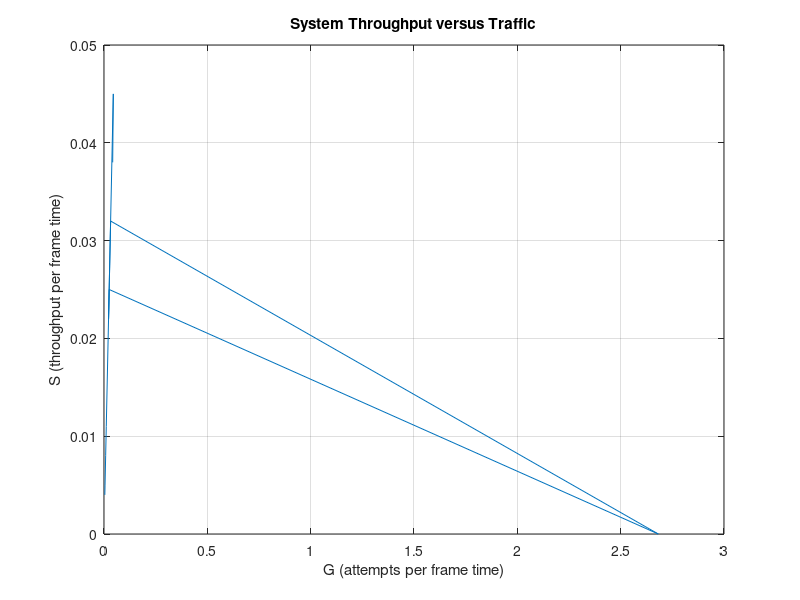
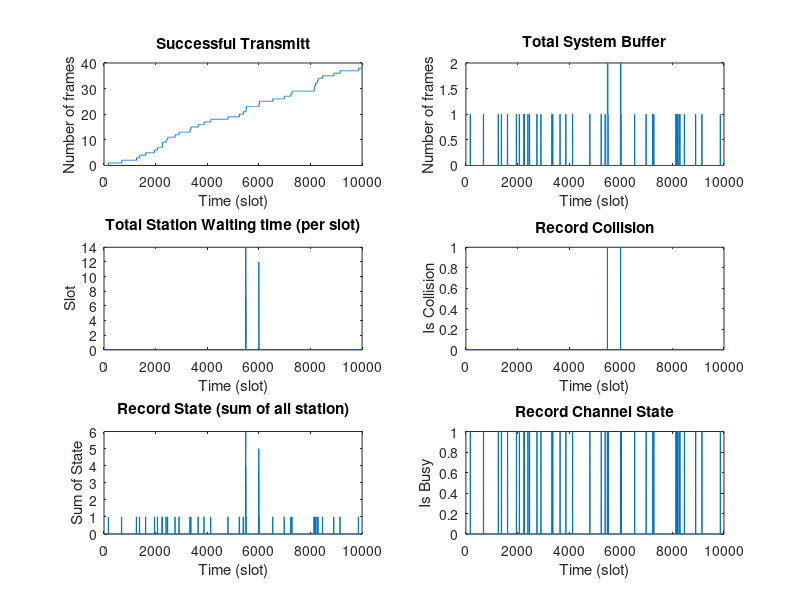

The MATLAB script that drew these images, in order:
clc;clear all;close all;

%% Slotted-Aloha Simulation
% Author: An-Che Teng
% Time: 2015/10/21

% N: Number of stations
% L: Fixed fram size
% TOTAL_SLOT_NUMBER: Total slots we used (Simulation Time)
% Random Backoff: [0, RANDOM_WAITING_TIME-1]
% SAMPLE_POINTS_NUM: Number of sample points of q
% G: Attempts per frame time
% Suc: Throughput per frame time

N=10;
L=10;
TOTAL_SLOT_NUMBER= 10000;
RANDOM_WAITING_TIME = 16;
SAMPLE_POINTS_NUM = 10;
G = zeros(SAMPLE_POINTS_NUM,1);
Suc = zeros(SAMPLE_POINTS_NUM,1);


% You need to try a small value q here and then increase it gradually
q = linspace(0.00003, 0.0004, SAMPLE_POINTS_NUM);
% q = q(length(q));
% Ave_Iteration: Average for experiment
Ave_Iteration = 1;


%% Simulation Main
for iteration = 1:SAMPLE_POINTS_NUM
  for repeat = 1:Ave_Iteration

    % System log
    record_buffer = zeros(N, TOTAL_SLOT_NUMBER);
    record_state = zeros(N, TOTAL_SLOT_NUMBER);
    record_block = zeros(N,TOTAL_SLOT_NUMBER);
    record_wait = zeros(N,TOTAL_SLOT_NUMBER);
    record_suc = zeros(1,TOTAL_SLOT_NUMBER);
    record_channel = zeros(1,TOTAL_SLOT_NUMBER);
    record_collision = zeros(1, TOTAL_SLOT_NUMBER);

    success = 0;
    attempts = 0;
    generated = 0;

    %% System Parameter

    % An array to store for the number of remaining frames in a station j (j=1 to N);
    buffered_number =zeros(N,1);

    % An array to store for the number of remaining slots a sending station j (j=1 to N) has to transmitt until the end of its transmission;
    blocked_time=zeros(N,1);

    % An array to store for the number of remaining slots a sending station j (j=1 to N) has to wait until the wait is over;
    wait_time=zeros(N,1) ;

    % An array to store the state of station j (j=1 to N)  0 : idle (no data), 1: transmission, 2: collision, 3: wait
    state = zeros(N,1);

    %% Time Driven Simulation
    t=0;
    channel_occupied = 0;
    while (t<TOTAL_SLOT_NUMBER)
        t = t + 1;
        % ==========================Logging System State by time==========================
        record_channel(1,t) = channel_occupied;
        % ==========================Logging System State by time==========================

    % new data frame arrival for each station
        for id=1:1:N
          % Bernoulli Arrival for every time slot
          is_arrival = rand;
          if is_arrival < q(iteration)
            buffered_number(id) = buffered_number(id) + 1;
            generated = generated + 1;
          end
          %% Poisson Arrival for every time slot
          % is_arrival = rand;
          % while is_arrival>=exp(-1*q(iteration))
          %   % record the number of data frames in the queue
          %   buffered_number(id) = buffered_number(id) + 1;
          %   generated = generated + 1;
          %   is_arrival = rand*is_arrival;
          % end
        end

    % Below is how you implement the protocol using the state variables "blocked_time", "wait_time" and "state"
        % Renew the station state
        for id=1:1:N
          % transmit a frame based on the protocol and update state variables
          switch(state(id))
            % ------------------Case 0: the station is idle------------------
            case 0
              if blocked_time(id) == L
                state(id) = 1;
                blocked_time(id) = blocked_time(id) - 1;
                attempts = attempts + 1;
              elseif buffered_number(id)>0
              % A new frame is comming, prepare it (set to L) and transmitt it on next frame
                blocked_time(id) = L;
              end
            % ------------------Case 1: the station is transmitting------------------
            case 1
              if blocked_time(id) > 0
                blocked_time(id) = blocked_time(id) - 1;
              elseif blocked_time(id) == 0
                buffered_number(id) = buffered_number(id) - 1;
                success = success + 1;
                % change to state-0 or transmitt next frame
                if buffered_number(id) == 0
                  state(id) = 0;
                else
                  blocked_time(id) = L-1;
                  attempts = attempts + 1;
                end
              end
            % ------------------Case 2: frames are colliding------------------
            case 2
              if blocked_time(id) > 0
                blocked_time(id) = blocked_time(id) - 1;
              elseif blocked_time(id) == 0
                wait_time(id) = (unidrnd(RANDOM_WAITING_TIME)-2);
                state(id) = 3;
                % wait_time = 0. Retransmitt frame immediately, jump to state-1
                if wait_time(id) == -1
                  state(id) = 1;
                  blocked_time(id) = L-1;
                  wait_time(id) = 0;
                  attempts = attempts + 1;
                end
              end
            % ------------------Case 3: the station is waiting for a random time------------------
            case 3
              if wait_time(id) > 0
                wait_time(id) = wait_time(id) - 1;
              elseif wait_time(id) == 0
                state(id) = 1;
                blocked_time(id) = L-1;
                attempts = attempts + 1;
              end
          end
        end

    % Check for collision
        channel_occupied = 0;
        for id=1:1:N
          if((state(id)==1 || state(id)==2) && channel_occupied ==0)
            channel_occupied = 1;
          elseif ((state(id)==1 || state(id)==2) && channel_occupied ==1)
            % ==========================Logging System State by time==========================
            record_collision(1,t)=1;
            % ==========================Logging System State by time==========================
            % Handle for collision, change the state of colliding station from 1 to 2
            for id=1:1:N
              if(state(id)==1)
                state(id)=2;
              end
            end
            %--------------------------Handle for collision--------------------------
            break;
          end
        end

    % ==========================Logging System State by time==========================
        for id=1:1:N
            record_state(id,t) = state(id);
            record_block(id,t)=blocked_time(id);
            record_wait(id,t) = wait_time(id);
            record_buffer(id,t)=buffered_number(id);
        end
        record_suc(1,t)=success;
    % ==========================Logging System State by time==========================

    end

    % Cumulate every "repeat" result
    G(iteration) = G(iteration) + attempts / (TOTAL_SLOT_NUMBER/L);
    Suc(iteration) = Suc(iteration) + success / (TOTAL_SLOT_NUMBER/L);

  end

  % Averaging the cumulation
  G(iteration) = G(iteration) / Ave_Iteration;
  Suc(iteration) = Suc(iteration) / Ave_Iteration;

  % Display the simulation progress
  disp(['Simulation Progress: '  num2str(100/SAMPLE_POINTS_NUM*iteration)  '%'])

end

disp(['================================================================'])
disp(['Simulation Complete.'])

%% plot the throughput
plot(G,Suc);
title('System Throughput versus Traffic');
xlabel('G (attempts per frame time)');
ylabel('S (throughput per frame time)');
grid on

% N_arrival = generated / (TOTAL_SLOT_NUMBER/L )
G
Suc

%% Plot the System State, including Total-System-Buffer, Channel-Usage, Collision, ...etc.
figure

subplot(3,2,1)
plot(record_suc)
title('Successful Transmitt');
xlabel('Time (slot)');
ylabel('Number of frames');

subplot(3,2,2)
plot(sum(record_buffer))
title('Total System Buffer');
xlabel('Time (slot)');
ylabel('Number of frames');

subplot(3,2,3)
plot(sum(record_wait))
title('Total Station Waiting time (per slot)');
xlabel('Time (slot)');
ylabel('Slot');

subplot(3,2,4)
plot(record_collision)
title('Record Collision');
xlabel('Time (slot)');
ylabel('Is Collision');

subplot(3,2,5)
plot(sum(record_state))
title('Record State (sum of all station)');
xlabel('Time (slot)');
ylabel('Sum of State');

subplot(3,2,6)
plot(record_channel)
title('Record Channel State');
xlabel('Time (slot)');
ylabel('Is Busy');

% System Snapshot, checking for system state at specific time
checking_point = 1;
disp('============================System Snapshot============================');
disp('record_buffer');
record_buffer(:, checking_point:checking_point+35)
disp('record_block');
record_block(:, checking_point:checking_point+35)
disp('record_wait');
record_wait(:, checking_point:checking_point+35)
disp('record_state');
record_state(:, checking_point:checking_point+35)
disp('record_suc');
record_suc(:, checking_point:checking_point+35)
disp('record_channel');
record_channel(:, checking_point:checking_point+35)
disp('record_collision');
record_collision(:, checking_point:checking_point+35)
